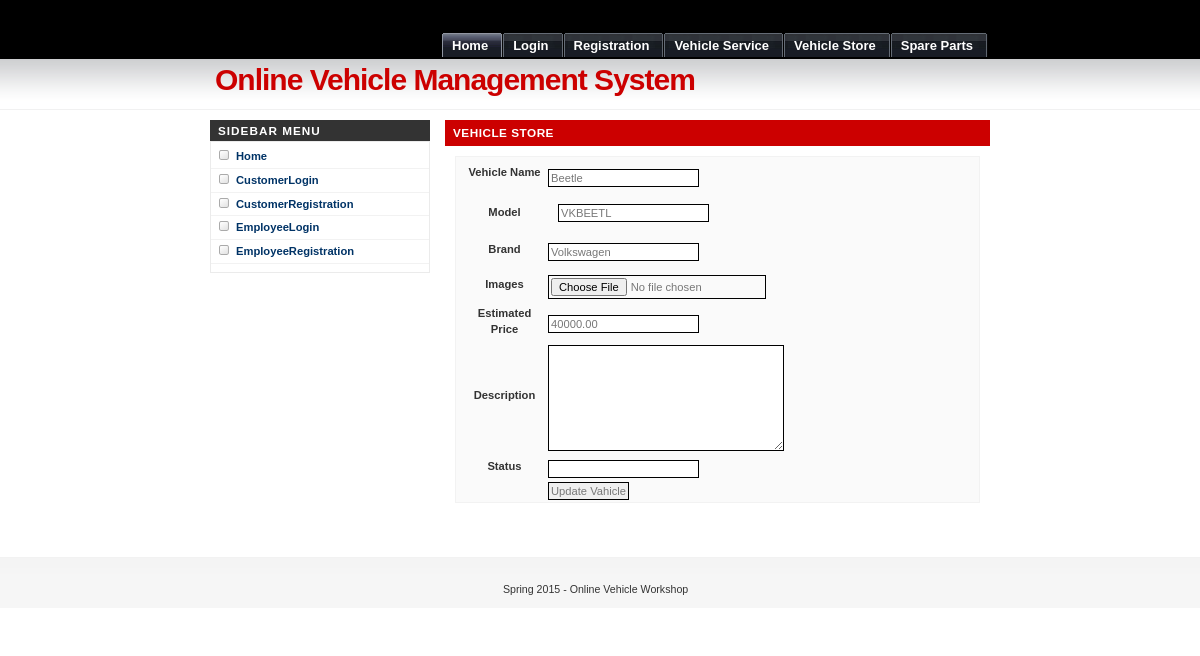
/addvehiclestore.php?vahicleid=14, run on the app's committed database.
### tables this page shows
CREATE TABLE IF NOT EXISTS `vehiclestore` (
  `vehicleid` int(10) NOT NULL AUTO_INCREMENT,
  `empid` int(10) NOT NULL,
  `vehname` varchar(25) NOT NULL,
  `model` varchar(25) NOT NULL,
  `brand` varchar(25) NOT NULL,
  `images` text NOT NULL,
  `estprice` double(10,2) NOT NULL,
  `description` text NOT NULL,
  `status` varchar(25) NOT NULL,
  PRIMARY KEY (`vehicleid`)
);

### addvehiclestore.php (the view, shortened to what this page needs)
<?php
include("header.php");
include("sidebar.php");
?>
<?php
$sql = mysql_query("select * from vehiclestore where vehicleid='$_GET[vahicleid]'");
$row = mysql_fetch_array($sql);
?>
		<div id="main">
			<h1>Vehicle store</h1>
            <?php
			if($resultsucc == 1)
			{
				echo "Vehicle record updated successfully,...";
			}
			else
			{
				?>
		<form action="" method="post" enctype="multipart/form-data" name="form1" id="form1" onlclick="return validate()">
			<table width="325", border="0">
			  <tr>
			    <th height="33" scope="row">Vehicle Name
                  <label for="lname"></label></th>
			    <td><label for="vehname"></label>
		        <input type="text" name="vehname" value="<?php echo $row['vehname']; ?>" id="vehname" /></td>
		      </tr>
			  <tr>
			    <th height="28" scope="row">Model</th>
			    <td><p>
		          <input type="text" name="model" value="<?php echo $row['model']; ?>" id="model" />
	            </td>
		      </tr>
			  <tr>
			    <th height="31" scope="row">Brand</th>
			    <td><label for="password"></label>
		        <input type="text" name="brand" value="<?php echo $row['brand']; ?>" id="brand" /></td>
		      </tr>
			  <tr>
			    <th height="36" scope="row">Images</th>
			    <td><label for="confpass"></label>
			      <input type="file" name="file" id="file" /></td>
		      </tr>
			  <tr>
			    <th height="33" scope="row">Estimated Price</th>
			    <td><label for="estprice"></label>
		        <input type="text" name="estprice" value="<?php echo $row['estprice']; ?>" id="estprice"  onKeypress="if (event.keyCode < 45 || event.keyCode > 57) event.returnValue = false;"/></td>
		      </tr>
			  <tr>
			    <th height="30" scope="row">Description</th>
			    <td><label for="description2"></label>
                <textarea name="description" id="description2"><?php echo $row['description']; ?></textarea></td>
		      </tr>
			  <tr>
			    <th height="27" scope="row">Status</th>
			    <td><label for="status"></label>
		        <input type="text" name="status" value="<?php echo $row['status']; ?>" id="status" /></td>
		      </tr>
			  <tr>
			    <th scope="row">&nbsp;</th>
			    <td><?php if(isset($_GET['vahicleid'])) { ?> <input type="submit" name="update" id="submit" value="Update Vahicle" /> <?php } else { ?> <input type="submit" name="submit" id="submit" value="Register" /><?php } ?></td>
		      </tr>
          </table>
          <?php
			}
			?>
</form>
			<p>&nbsp;</p>
<br />
		</div>
</div>
<?php
include("footer.php");
?>

### images/Underground.css (style rules this page uses)
* { margin: 0; padding: 0; }
body { margin: 0; padding: 0; font: 70%/1.5 Verdana, Tahoma, Arial, Helvetica, sans-serif; color: #333; background: #FFF url(bg.gif) repeat-x; }
h1, h2, h3 { font-family: Arial, 'Trebuchet MS', Sans-Serif; font-weight: bold; color: #333; }
h1 { font-size: 120%; letter-spacing: .5px; }
h1, h2, h3, p { padding: 0; margin: 10px; }
form { margin:10px; padding: 0 5px; border: 1px solid #f2f2f2; background-color: #FAFAFA; }
input { padding: 2px; border:1px solid #000; font: normal 1em Verdana, sans-serif; color:#777; }
textarea { width:230px; padding:2px; font: normal 1em Verdana, sans-serif; border:1px solid #000; height:100px; display:block; color:#777; }
#main { float: right; margin: 0; padding: 0; width: 545px; }
#main h1 { margin: 10px 0; padding: 4px 0 4px 8px; font-size: 105%; color: #FFF; text-transform: uppercase; background-color: #CC0000; letter-spacing: .5px; }

### data on the page
vehiclestore: vehname "Beetle", model "VKBEETL", brand "Volkswagen", estprice "40000.00"
